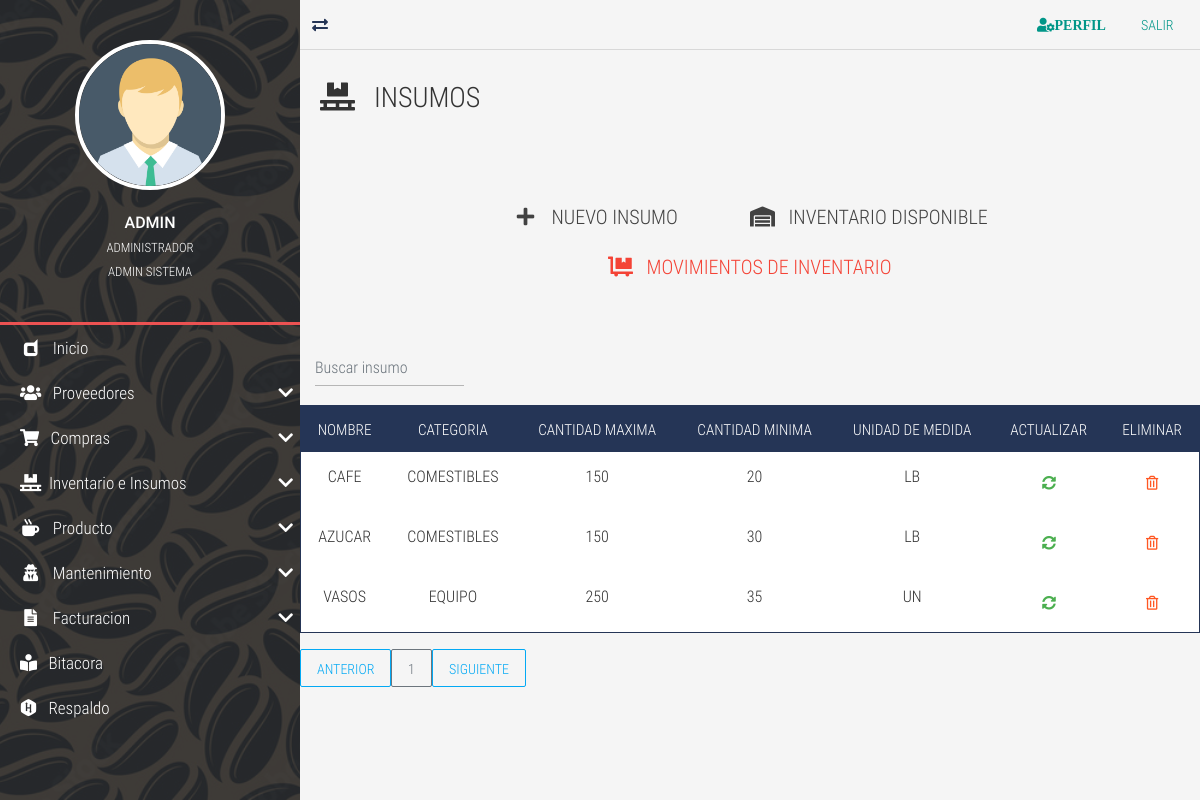
The page /insumos-list/ (signed in) on the database its author committed.
### tables this page shows
CREATE TABLE `TBL_insumos` (
  `id_insumos` int NOT NULL AUTO_INCREMENT,
  `nom_insumo` varchar(45) DEFAULT NULL,
  `id_categoria` int DEFAULT NULL,
  `cant_max` int DEFAULT NULL,
  `cant_min` int DEFAULT NULL,
  `unidad_medida` enum('LB','UN','L','GAL') DEFAULT NULL,
  PRIMARY KEY (`id_insumos`),
  KEY `FK_categoria_insumos_idx` (`id_categoria`),
  CONSTRAINT `FK_categoria_insumos` FOREIGN KEY (`id_categoria`) REFERENCES `TBL_categoria_produ` (`id_categoria`)
);

CREATE TABLE `TBL_categoria_produ` (
  `id_categoria` int NOT NULL AUTO_INCREMENT,
  `nom_categoria` varchar(45) DEFAULT NULL COMMENT 'Guarda el nombre de la categoría a la que pertenece un producto',
  PRIMARY KEY (`id_categoria`)
);

### controladores/vistasControlador.php (called while the page is built, shortened)
<?php
	class vistasControlador extends vistasModelo{
		public function obtener_plantilla_controlador(){
			return require_once "./vistas/plantilla.php";
		}
	}

### index.php (called while the page is built, shortened)
<?php
	require_once "./controladores/vistasControlador.php";
	$plantilla = new vistasControlador();
	$plantilla->obtener_plantilla_controlador();

### vistas/contenidos/insumos-list-view.php (the view, shortened to what this page needs)
<div class="full-box page-header">
	<h3 class="text-left">
		<i class="fas fa-pallet fa-fw"></i> &nbsp; INSUMOS
	</h3>
</div>
<div class="container-fluid">
	<ul class="full-box list-unstyled page-nav-tabs">
		<li>
			<div class="btn btn-dark btn-lg" data-toggle="modal" data-target="#ModalCrear"><i class="fas fa-plus fa-fw"></i> &nbsp; NUEVO INSUMO</div>
		</li>
		<li>
			<a href="<?php echo SERVERURL; ?>inventario-list/"><div class="btn btn-dark btn-lg"><i class="fas fa-warehouse"></i> &nbsp; INVENTARIO DISPONIBLE</div></a>
		</li>
		<li>
			<a href="<?php echo SERVERURL; ?>movimiento-inventario/"><div class="btn btn-danger btn-lg"><i class="fas fa-dolly-flatbed"></i> &nbsp; MOVIMIENTOS DE INVENTARIO</div></a>
		</li>
	</ul>
</div>
<?php
$where="";
?>
<div class="container-fluid">
  <form class="d-flex">
      <input class="form-control me-2 light-table-filter" data-table="table_id" type="text"
      placeholder="Buscar insumo">
    </form>
</div>
<table class="table table-striped table-dark table_id text-center" id="tblDatos">
        <thead>
            <tr>
                <th>NOMBRE</th>
                <th>CATEGORIA</th>
                <th>CANTIDAD MAXIMA</th>
                <th>CANTIDAD MINIMA</th>
                <th>UNIDAD DE MEDIDA</th>
				<th>ACTUALIZAR</th>
				<th>ELIMINAR</th>
            </tr>
        </thead>
        <tbody>
			<?php
				include ("./cone.php");
				$SQL="SELECT i.id_insumos, i.nom_insumo, c.nom_categoria, i.cant_max, i.cant_min,i.unidad_medida FROM TBL_insumos i
				inner JOIN TBL_categoria_produ c ON c.id_categoria = i.id_categoria
				$where";
				$dato = mysqli_query($conexion, $SQL);
				if($dato -> num_rows >0){
					while($fila=mysqli_fetch_array($dato)){
			?>
			<tr>
				<td><?php echo $fila['nom_insumo']; ?></td>
				<td><?php echo $fila['nom_categoria']; ?></td>
				<td><?php echo $fila['cant_max']; ?></td>
				<td><?php echo $fila['cant_min']; ?></td>
				<td><?php echo $fila['unidad_medida']; ?></td>
				<td>
				<div class="btn btn-success" data-toggle="modal" data-target="#ModalActualizar<?php echo $fila['id_insumos'];?>">
					<i class="fas fa-sync-alt"> </i>
				</div>
			</td>
				<td>
					<form class="FormularioAjax" action="<?php echo SERVERURL; ?>ajax/insumoAjax.php" method="POST" data-form="delete" autocomplete="off">
					<button type="submit" class="btn btn-warning">
						<i class="far fa-trash-alt"></i>
					</button>
					</form>
				</td>
			</tr>
			<?php
				}
			}else{
			?>
    <tr class="text-center">
   		 <td colspan="16">No existen registros</td>
    </tr>
    <?php
		}
	?>
	</body>
<div id="paginador" class=""></div>

### vistas/css/all.css (style rules this page uses)
.fa, .fas, .far, .fal, .fab { -moz-osx-font-smoothing: grayscale; -webkit-font-smoothing: antialiased; display: inline-block; font-style: normal; font-variant: normal; text-rendering: auto; line-height: 1; }
.fa-fw { text-align: center; width: 1.25em; }
.fa-dolly-flatbed:before { content: "\f474"; }
.fa-pallet:before { content: "\f482"; }
.fa-plus:before { content: "\f067"; }
.fa-sync-alt:before { content: "\f2f1"; }
.fa-trash-alt:before { content: "\f2ed"; }
.fa-warehouse:before { content: "\f494"; }
.far { font-family: 'Font Awesome 5 Free'; font-weight: 400; }
.fa, .fas { font-family: 'Font Awesome 5 Free'; font-weight: 900; }

### vistas/css/style.css (style rules this page uses)
:root { --color-one: #F5F5F5; --color-two: #24292E; --color-three: #EC5252; --form-color: #14111A; --accent-color: #253556; --border-color: #D8D8D8; }
body,html { font-family: 'roboto_condensed_light'; width: 100vw; height: 100vh; background-color: var(--color-one); color: #333; font-size: 16px; }
.full-box { margin: 0; padding: 0; box-sizing: border-box; width: 100%; }
.page-header { padding: 30px 20px 60px 20px; }
.page-header > :nth-child(1) { padding-bottom: 7px; }
.page-nav-tabs { display: flex; justify-content: center; flex-wrap: wrap; margin-bottom: 30px; }
.page-nav-tabs li, .page-nav-tabs li a { height: 40px; line-height: 40px; }
.page-nav-tabs li { margin: 5px 20px; }
.page-nav-tabs li a { color: var(--accent-color); font-size: 17px; min-width: 200px; width: auto; display: block; text-align: center; user-select: none; transition: all .2s ease-in-out; border-bottom: 2px solid transparent; }
.table .btn { margin-bottom: 0; }
.table thead th { color: #FFF; }
.table tbody tr { color: #333; transition: all .2s ease-in-out; }
.table-dark, .table { background-color: #fff; }
.table-dark { border: 1px solid var(--accent-color); }
.table-dark thead tr { background-color: var(--accent-color); }
.table-dark td, .table-dark thead th, .table-dark th { border: none; }
table form { margin-bottom: 0; }

### rows shown on the page
tbl_insumos: nom_insumo "CAFE", id_categoria.nom_categoria "COMESTIBLES", cant_max "150", cant_min "20", unidad_medida "LB"
tbl_insumos: nom_insumo "AZUCAR", id_categoria.nom_categoria "COMESTIBLES", cant_max "150", cant_min "30", unidad_medida "LB"
tbl_insumos: nom_insumo "VASOS", id_categoria.nom_categoria "EQUIPO", cant_max "250", cant_min "35", unidad_medida "UN"

### other values the page prints
$_SESSION['usuario_login'] "ADMIN"
$_SESSION['nombre_usuario'] "ADMINISTRADOR"
$_SESSION['rol'] "ADMIN SISTEMA"
